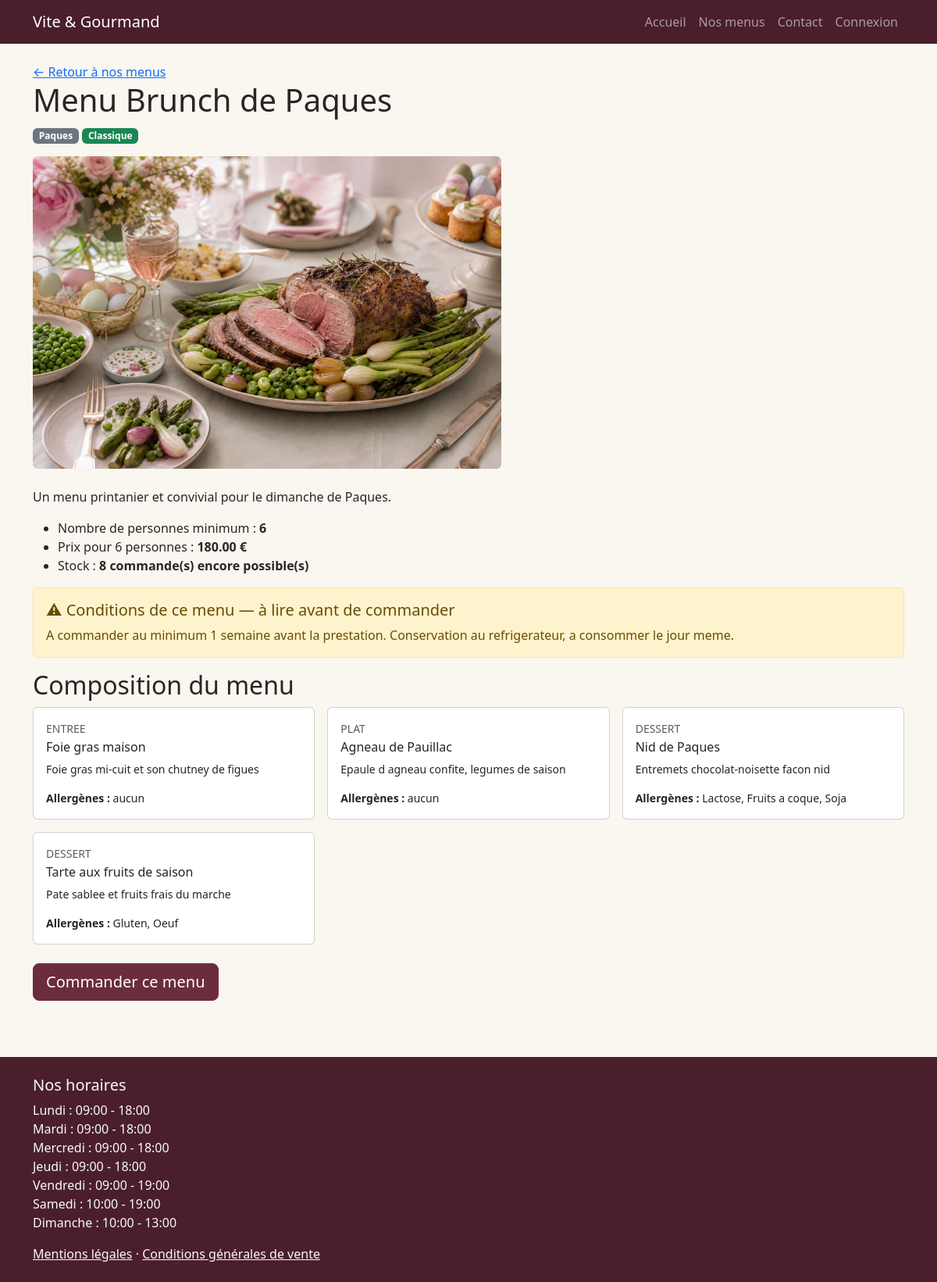
The page /menu-detail.php?id=2 on the database its author committed.
### tables this page shows
CREATE TABLE menu (
    id_menu INT AUTO_INCREMENT PRIMARY KEY,
    titre VARCHAR(100) NOT NULL,
    description TEXT NOT NULL,
    nb_personnes_min INT NOT NULL,
    prix_min DECIMAL(10,2) NOT NULL,            
    stock_disponible INT NOT NULL DEFAULT 0,    
    conditions TEXT NOT NULL,                   
    actif BOOLEAN NOT NULL DEFAULT TRUE,
    id_theme INT NOT NULL,
    id_regime INT NOT NULL,
    CONSTRAINT fk_menu_theme FOREIGN KEY (id_theme) REFERENCES theme(id_theme),
    CONSTRAINT fk_menu_regime FOREIGN KEY (id_regime) REFERENCES regime(id_regime)
);

CREATE TABLE theme (
    id_theme INT AUTO_INCREMENT PRIMARY KEY,
    nom_theme VARCHAR(50) NOT NULL UNIQUE
);

CREATE TABLE regime (
    id_regime INT AUTO_INCREMENT PRIMARY KEY,
    nom_regime VARCHAR(50) NOT NULL UNIQUE
);

CREATE TABLE horaire (
    id_horaire INT AUTO_INCREMENT PRIMARY KEY,
    jour ENUM('lundi','mardi','mercredi','jeudi','vendredi','samedi','dimanche') NOT NULL UNIQUE,
    heure_ouverture TIME NOT NULL,
    heure_fermeture TIME NOT NULL
);

### config/env.php (called while the page is built, shortened)
<?php
function env(string $key, ?string $default = null): ?string
{
    $candidates = [
        getenv($key),
        $_ENV[$key] ?? null,
        $_SERVER[$key] ?? null,
    ];
    foreach ($candidates as $value) {
        if ($value !== false && $value !== null && $value !== '') {
            return (string) $value;
        }
    }
    return $default;
}

### config/app.php (called while the page is built, shortened)
<?php
function getBasePath(): string
{
    $scriptDir = str_replace('\\', '/', dirname($_SERVER['SCRIPT_NAME'] ?? '/ecf'));
    $base = rtrim($scriptDir, '/');
    return ($base === '' ? '' : $base) . '/';
}

### includes/menu-image.php (called while the page is built, shortened)
<?php
function menuImagePath(?string $urlImage): string
{
    $default = 'asset/img/menu-default.jpg';
    $root = dirname(__DIR__);
    if ($urlImage) {
        $relative = ltrim(str_replace('\\', '/', $urlImage), '/');
        if (is_file($root . '/' . $relative)) {
            return $relative;
        }
    }
    return $default;
}
function menuImageUrl(?string $urlImage, ?string $basePath = null): string
{
    return rtrim($basePath, '/') . '/' . menuImagePath($urlImage);
}

### menu-detail.php (the view, shortened to what this page needs)
<?php
require_once 'config/database.php';
$id = (int) ($_GET['id'] ?? 0);
$stmt = $pdo->prepare(
    'SELECT m.*, t.nom_theme, r.nom_regime
     FROM menu m
     JOIN theme t ON t.id_theme = m.id_theme
     JOIN regime r ON r.id_regime = m.id_regime
     WHERE m.id_menu = :id AND m.actif = TRUE'
);
$stmt->execute(['id' => $id]);
$menu = $stmt->fetch();
$stmt = $pdo->prepare('SELECT url_image, alt_text FROM image WHERE id_menu = :id');
$stmt->execute(['id' => $id]);
$images = $stmt->fetchAll();
$stmt = $pdo->prepare(
    "SELECT p.nom_plat, p.description, p.type_plat,
            GROUP_CONCAT(a.nom_allergene SEPARATOR ', ') AS allergenes
     FROM plat p
     JOIN menu_plat mp ON mp.id_plat = p.id_plat
     LEFT JOIN plat_allergene pa ON pa.id_plat = p.id_plat
     LEFT JOIN allergene a ON a.id_allergene = pa.id_allergene
     WHERE mp.id_menu = :id
     GROUP BY p.id_plat
     ORDER BY FIELD(p.type_plat, 'entree', 'plat', 'dessert')"
);
$stmt->execute(['id' => $id]);
$plats = $stmt->fetchAll();
require 'includes/header.php';
require_once __DIR__ . '/includes/menu-image.php';
$imagesResolues = [];
foreach ($images as $img) {
    $imagesResolues[] = [
        'url_image' => menuImageUrl($img['url_image'] ?? null, getBasePath()),
        'alt_text' => $img['alt_text'] ?: $menu['titre'],
    ];
}
?>
<nav aria-label="Fil d'Ariane">
    <a href="menus.php">&larr; Retour à nos menus</a>
</nav>
<h1><?= htmlspecialchars($menu['titre']) ?></h1>
<p>
    <span class="badge bg-secondary"><?= htmlspecialchars($menu['nom_theme']) ?></span>
    <span class="badge bg-success"><?= htmlspecialchars($menu['nom_regime']) ?></span>
</p>
<div id="galerie" class="carousel slide mb-4" data-bs-ride="carousel" style="max-width: 600px;">
    <div class="carousel-inner">
        <?php foreach ($imagesResolues as $i => $img): ?>
        <div class="carousel-item <?= $i === 0 ? 'active' : '' ?>">
            <img src="<?= htmlspecialchars($img['url_image']) ?>"
                 alt="<?= htmlspecialchars($img['alt_text']) ?>" class="d-block w-100 rounded">
        </div>
        <?php endforeach; ?>
    </div>
</div>
<p><?= nl2br(htmlspecialchars($menu['description'])) ?></p>
<ul>
    <li>Nombre de personnes minimum : <strong><?= $menu['nb_personnes_min'] ?></strong></li>
    <li>Prix pour <?= $menu['nb_personnes_min'] ?> personnes : <strong><?= $menu['prix_min'] ?> €</strong></li>
    <li>Stock : <strong><?= $menu['stock_disponible'] ?> commande(s) encore possible(s)</strong></li>
</ul>
<div class="alert alert-warning border border-warning-subtle" role="alert">
    <h2 class="h5">⚠ Conditions de ce menu — à lire avant de commander</h2>
    <p class="mb-0"><?= nl2br(htmlspecialchars($menu['conditions'])) ?></p>
</div>
<h2>Composition du menu</h2>
<div class="row g-3 mb-4">
    <?php foreach ($plats as $plat): ?>
    <div class="col-md-4">
        <div class="card h-100">
            <div class="card-body">
                <p class="text-uppercase text-muted small mb-1"><?= htmlspecialchars($plat['type_plat']) ?></p>
                <h3 class="h6"><?= htmlspecialchars($plat['nom_plat']) ?></h3>
                <p class="small"><?= htmlspecialchars($plat['description'] ?? '') ?></p>
                <p class="small mb-0">
                    <strong>Allergènes :</strong>
                    <?= $plat['allergenes'] ? htmlspecialchars($plat['allergenes']) : 'aucun' ?>
                </p>
            </div>
        </div>
    </div>
    <?php endforeach; ?>
</div>
<a class="btn btn-primary btn-lg" href="commande.php?menu=<?= $menu['id_menu'] ?>">Commander ce menu</a>
<?php require 'includes/footer.php'; ?>

### includes/footer.php (shortened to what this page needs)
</main>
<footer class="bg-dark text-light py-4 mt-5">
    <div class="container">
        <h2 class="h5">Nos horaires</h2>
        <ul class="list-unstyled">
            <?php
            $horaires = $pdo->query('SELECT jour, heure_ouverture, heure_fermeture FROM horaire')->fetchAll();
            foreach ($horaires as $h) {
                echo '<li>' . ucfirst($h['jour']) . ' : '
                    . substr($h['heure_ouverture'], 0, 5) . ' - '
                    . substr($h['heure_fermeture'], 0, 5) . '</li>';
            }
            ?>
        </ul>
        <p class="mb-0">
            <a class="link-light" href="<?= $basePath ?>mentions-legales.php">Mentions légales</a> ·
            <a class="link-light" href="<?= $basePath ?>cgv.php">Conditions générales de vente</a>
        </p>
    </div>
</footer>
</body>
</html>

### asset/index.css (style rules this page uses)
:root { --vg-bordeaux: #6b2c3e; --vg-bordeaux-dark: #4a1f2b; --vg-gold: #c9a227; --vg-cream: #faf6f0; --vg-text: #2d2424; }
html { height: 100%; }
body { min-height: 100%; display: flex; flex-direction: column; background-color: var(--vg-cream); color: var(--vg-text); }
body > footer { flex-shrink: 0; margin-top: auto; }
footer.bg-dark { background-color: var(--vg-bordeaux-dark) !important; }
.btn-primary { background-color: var(--vg-bordeaux); border-color: var(--vg-bordeaux); }

### rows shown on the page
menu: titre "Menu Brunch de Paques", id_theme.nom_theme "Paques", id_regime.nom_regime "Classique", description "Un menu printanier et convivial pour le dimanche de Paques.", nb_personnes_min "6", prix_min "180.00", stock_disponible "8", conditions "A commander au minimum 1 semaine avant la prestation. Conservation au refrigerateur, a consommer le jour meme."
horaire: jour "Lundi", heure_ouverture "09:00", heure_fermeture "18:00"
horaire: jour "Mardi", heure_ouverture "09:00", heure_fermeture "18:00"
horaire: jour "Mercredi", heure_ouverture "09:00", heure_fermeture "18:00"
horaire: jour "Jeudi", heure_ouverture "09:00", heure_fermeture "18:00"
horaire: jour "Vendredi", heure_ouverture "09:00", heure_fermeture "19:00"
horaire: jour "Samedi", heure_ouverture "10:00", heure_fermeture "19:00"
horaire: jour "Dimanche", heure_ouverture "10:00", heure_fermeture "13:00"

### other values the page prints
$plat['type_plat'] "ENTREE"
$plat['nom_plat'] "Foie gras maison"
$plat['description'] "Foie gras mi-cuit et son chutney de figues"
$plat['type_plat'] "PLAT"
$plat['nom_plat'] "Agneau de Pauillac"
$plat['description'] "Epaule d agneau confite, legumes de saison"
$plat['type_plat'] "DESSERT"
$plat['nom_plat'] "Nid de Paques"
$plat['description'] "Entremets chocolat-noisette facon nid"
$plat['allergenes'] "Lactose, Fruits a coque, Soja"
$plat['nom_plat'] "Tarte aux fruits de saison"
$plat['description'] "Pate sablee et fruits frais du marche"
$plat['allergenes'] "Gluten, Oeuf"
